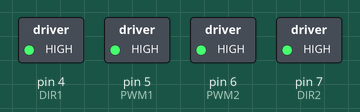
This sketch was run on a simulated Arduino Uno, built with avr-gcc and run on an emulated ATmega328P. On the bench: switched loads named in the sketch (green lamp = pin HIGH).

Above: at 0.1 s.
Timing chart, 0 to 1.6 s (numbered marks = the images above):
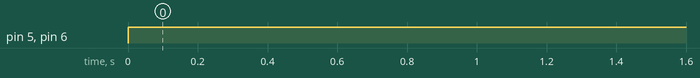

Measured:
- by itself, pin 5 (PWM1), pin 6 (PWM2): LOW → HIGH at 0.00 s

The sketch:

motor_run_with_shield.ino
```cpp
//Assign motor shield pins that start and stop the motor.
int PWM1 = 5;
int PWM2 = 6;

//Assign motor shield pins that dictate motor direction.
int DIR1 = 4;
int DIR2 = 7;

//Set motor speed.
int SPEED = 255;


void setup() {
  // Set pin modes to output for all those used by the motor shield.
  int i;
  for(i=4; i<=7; i++) {
      pinMode(i, OUTPUT);
  }

  //Set both motors to run forwards.
  digitalWrite(DIR1, HIGH);
  digitalWrite(DIR2, HIGH);

}


void loop() {
  //Start both motors at set SPEED
  analogWrite(PWM1, SPEED);
  analogWrite(PWM2, SPEED);
}
```
